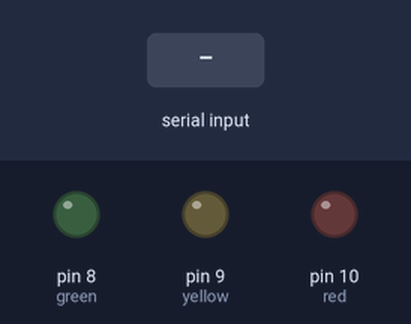
Simulated run of this sketch. Board: Arduino Uno, built with avr-gcc and run on an emulated ATmega328P. Shown: output pins drawn as LEDs (lit = HIGH). Dashed ring = blinking. Inputs (shaded band) come from the test bench. What the sketch prints to the serial monitor is not drawn.

Above: at 0.9 s.
1.0 s: "b" received over Serial
At 1.8 s:
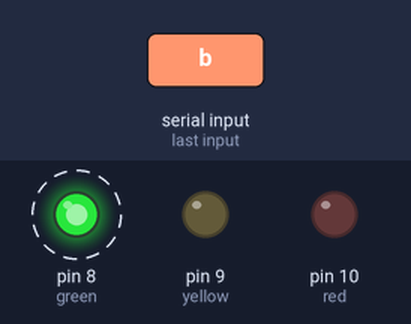
Timing chart, 0 to 10.0 s (numbered marks = the images above; inputs shaded):
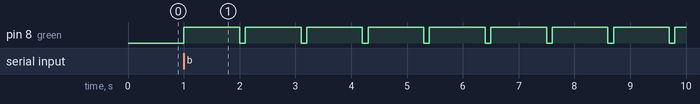

The sketch:

Practical_7.ino
```cpp
int red=10;
int yellow=9;
int green = 8;
char colour;

void setup()
{
  Serial.begin(9600);
  pinMode(8, OUTPUT);
  pinMode(9, OUTPUT);
  pinMode(10, OUTPUT);
  Serial.print("\t =Enter the color: ");
  while(Serial.available()==0) // Waits for the command i.e. acts like a getch() function
  {
  }
  colour = Serial.read(); // reads the input and stores in 'colour'
}

void loop()
{
  if(colour == 'b')
  {
    digitalWrite(green, HIGH);
    delay(1000);
    digitalWrite(green, LOW);
    delay(100);
  }

  if(colour == 'g')
  {
    digitalWrite(green, HIGH);
    delay(100);
  }

  if(colour == 'y')
  {
    digitalWrite(yellow, HIGH);
    delay(100);
  }

  if(colour == 'r')
  {
    digitalWrite(red, HIGH);
    delay(100);
  }
}
```

Measured:
- after the input at 1.0 s, pin 8 (green): alternates HIGH for 1.0 s and LOW for 0.10 s, starting at once
